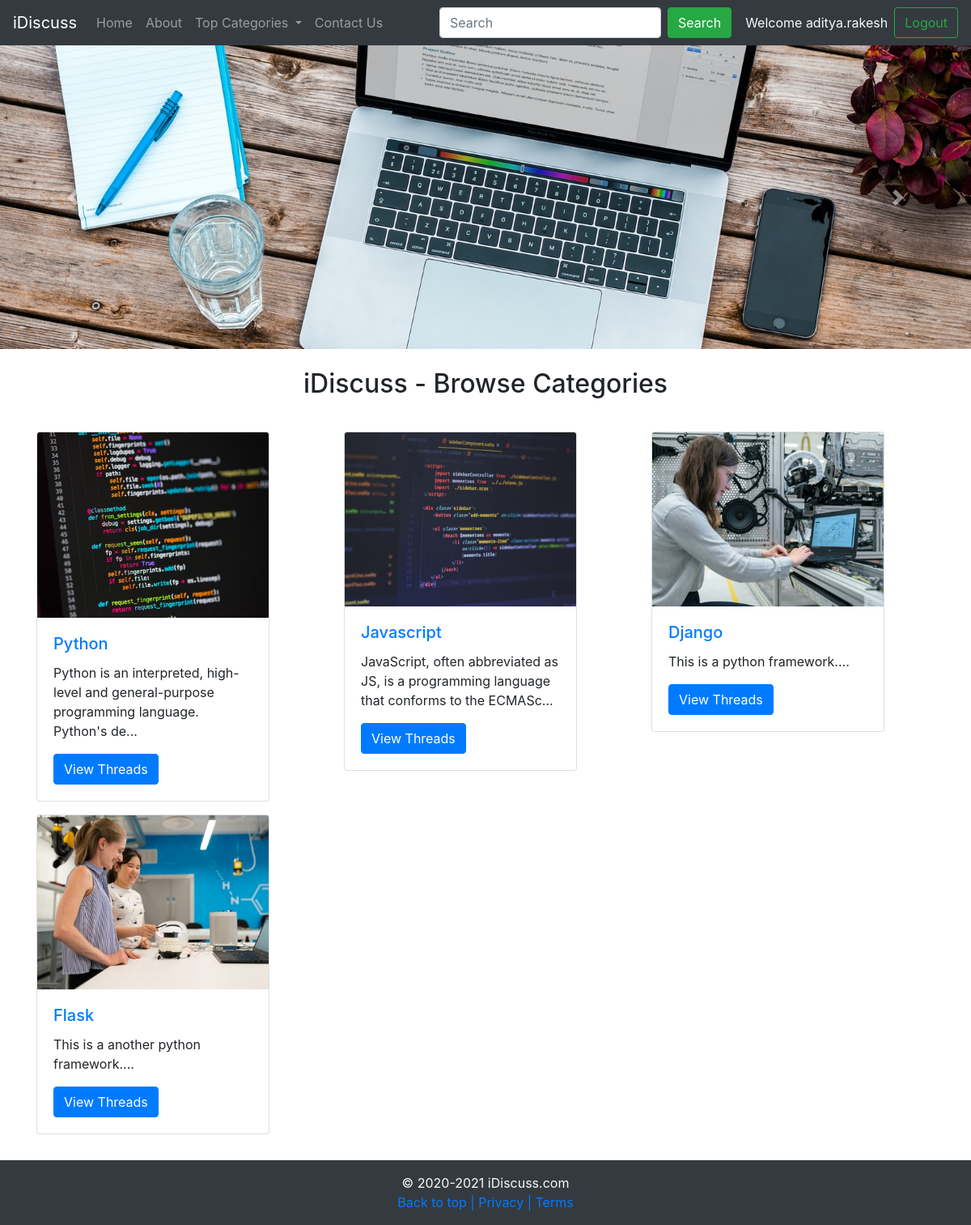
The page / (signed in) on the database its author committed.
### tables this page shows
CREATE TABLE `categories` (
  `category_id` int(8) NOT NULL,
  `category_name` varchar(255) NOT NULL,
  `category_description` varchar(255) NOT NULL,
  `created` datetime NOT NULL DEFAULT current_timestamp()
);

### index.php (the view, shortened to what this page needs)
<!doctype html>
<html lang="en">
<head>
    <link rel="stylesheet" href="https://cdn.jsdelivr.net/npm/bootstrap@4.5.3/dist/css/bootstrap.min.css"
>
</head>
<body>
    <?php include "partials/_nav.php"; ?>
    <div id="carouselExampleFade" class="carousel slide carousel-fade" data-ride="carousel">
        <div class="carousel-inner">
            <div class="carousel-item active">
                <img src="img/Courosel1.jpg" class="d-block w-100" alt="...">
            </div>
        </div>
        <a class="carousel-control-prev" href="#carouselExampleFade" role="button" data-slide="prev">
            <span class="carousel-control-prev-icon" aria-hidden="true"></span>
        </a>
        <a class="carousel-control-next" href="#carouselExampleFade" role="button" data-slide="next">
            <span class="carousel-control-next-icon" aria-hidden="true"></span>
        </a>
    </div>
    <div class="container my-4">
        <h2 class="text-center">iDiscuss - Browse Categories</h2>
        <br>
        <div class="row">
            <?php
            $sql = "SELECT * FROM `categories`";
            $result = mysqli_query($conn, $sql);
            while($row = mysqli_fetch_assoc($result)){
                $id = $row['category_id'];
                $cat = $row['category_name'];
                $desc = $row['category_description'];
                echo '<div class="col-md-4">
                <div class="card my-2" style="width: 18rem;">
                    <img src="img/card-'. $id .'.jpg" class="card-img-top" alt="Image for category - '. $cat .'">
                    <div class="card-body">
                        <h5 class="card-title"><a href="threadlist.php?catid=' .$id . '">' .$cat . '</a></h5>
                        <p class="card-text">'. substr($desc, 0, 90) .'...</p>
                        <a href="threadlist.php?catid=' .$id . '" class="btn btn-primary">View Threads</a>
                    </div>
                </div>
            </div>';
            }
            ?>
        </div>
    </div>
    <?php include "partials/_footer.php"; ?>
</body>
</html>

### rows shown on the page
categories: shows a picture, category_name "Python", category_description "Python is an interpreted, high-level and general-purpose programming language. Python's de"
categories: shows a picture, category_name "Javascript", category_description "JavaScript, often abbreviated as JS, is a programming language that conforms to the ECMASc"
categories: shows a picture, category_name "Django", category_description "This is a python framework."
categories: shows a picture, category_name "Flask", category_description "This is a another python framework."

### other values the page prints
$_SESSION['username'] "aditya.rakesh"
